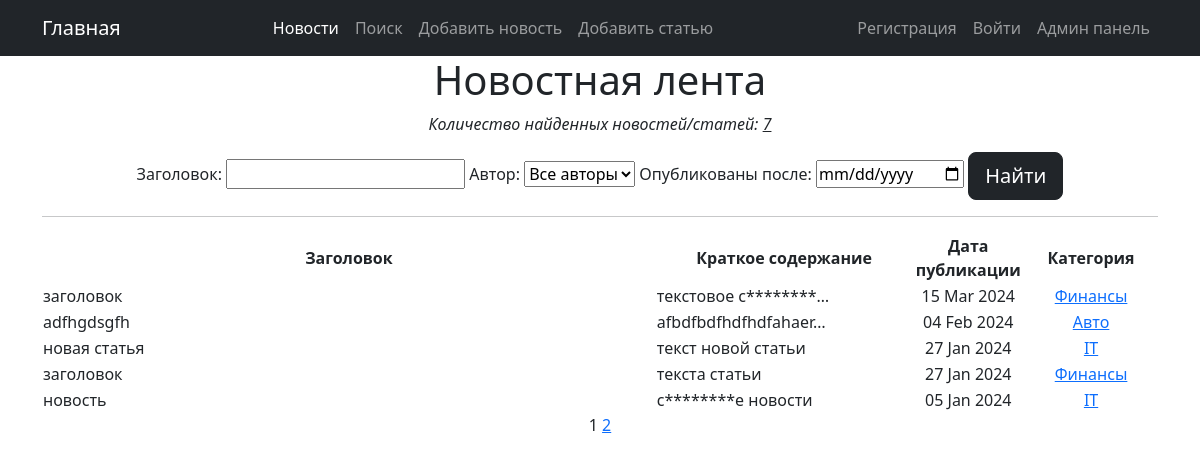
Screenshot of /article/search/ with the database file from the repository.
### news/models.py (models this page shows, shortened)
class Post(models.Model):
    author = models.ForeignKey(Author, on_delete=models.CASCADE, related_name='posts', verbose_name='Автор')
    post_type = models.CharField(max_length=2,
                                 choices=POST_TYPES,
                                 default=news,
                                 verbose_name='Тип публикации')
    datetime_post = models.DateTimeField(auto_now_add=True)
    category = models.ManyToManyField(Category, through='PostCategory', related_name='posts_categories')
    title = models.CharField(max_length=200, verbose_name='Заголовок')
    text = models.TextField(verbose_name='Текст')
    rating = models.IntegerField(default=0, verbose_name='Рейтинг публикации')

class Category(models.Model):
    name = models.CharField(max_length=100, unique=True, verbose_name='Название')
    subscribers = models.ManyToManyField(User, blank=True, related_name='categories', verbose_name='Подписчики')
    def __str__(self):
        return self.name

### news/views.py (the view)
# urls.py: path('search/', PostsSearchList.as_view(), name='post_search'),
class PostsSearchList(ListView):
    model = Post
    ordering = '-datetime_post'
    template_name = 'news/search.html'
    context_object_name = 'news'
    paginate_by = 5
    def get_queryset(self):
        queryset = super().get_queryset()
        self.filterset = PostFilter(self.request.GET, queryset)
        return self.filterset.qs
    def get_context_data(self, **kwargs):
        context = super().get_context_data(**kwargs)
        context['filter'] = self.filterset
        return context

### news/models.py (called while the page is built)
    def __str__(self):
        return self.user.username

### news/templatetags/custom_filters.py (called while the page is built)
def clear_str(word: str) -> str:
    new_word = map(lambda x: x if x not in punctuation else "", word)
    result = ''.join(new_word)
    return result.lower()

@register.filter()
def censor(text_in):
    words_list = text_in.split()
    if isinstance(text_in, str):
        for word in words_list:
            if clear_str(word) in censor_list:
                text_in = text_in.replace(word[1:], '*' * (len(word) - 2) + word[-1])
    return text_in

### news/templatetags/custom_tags.py (called while the page is built)
@register.simple_tag(takes_context=True)
def url_replace(context, **kwargs):
    d = context['request'].GET.copy()
    for k, v in kwargs.items():
        d[k] = v
    return d.urlencode()

### templates/news/search.html (shortened to what this page needs)
{% extends 'flatpages/default.html' %}
{% load custom_filters %}
{% block content %}
    <h1>Новостная лента</h1>
    {% if news %}
        <p><i>Количество найденных новостей/статей: <u>{{ page_obj.paginator.count }}</u></i></p>
        <form method="GET">
            {{ filter.form.as_table }}
            <input class="btn btn-lg btn-dark" type="submit" value="Найти">
        </form>
        <hr>
        <table width="100%">
            <tr align="center">
                <th>Заголовок</th>
                <th>Краткое содержание</th>
                <th>Дата публикации</th>
                <th>Категория</th>
            </tr>
            {% for post in news %}
            <tr class="{% cycle 'green' 'white' %}">
                <td align="left" width="55%">
                    {% if post.post_type == "NE" %}
                        <a class="nav-link" href="/news/{{ post.id }}">{{ post.title|censor }}</a>
                    {% else %}
                        <a class="nav-link" href="/article/{{ post.id }}">{{ post.title|censor }}</a>
                    {% endif %}
                </td>
                <td align="left" width="23%">{{ post.text|censor|truncatechars:20 }}</td>
                <td align="center" width="10%">{{ post.datetime_post|date:'d M Y' }}</td>
                <td width="12%">
                    {% for category in post.category.all %}
                        <a href="{% url 'category_list' category.id %}">{{ category }}</a>
                    {% endfor %}
                </td>
             </tr>
            {% endfor %}
        </table>
    {% else %}
        <h2>Публикаций нет!</h2>
    {% endif %}
{% include "flatpages/paginate.html" %}
{% endblock content %}

### rows the page displays
Post: title|censor "заголовок", text|censor "текстовое с********…", datetime_post "15 Mar 2024"
Category: name "Финансы"
Post: title|censor "adfhgdsgfh", text|censor "afbdfbdfhdfhdfahaer…", datetime_post "04 Feb 2024"
Category: name "Авто"
Post: title|censor "новая статья", text|censor "текст новой статьи", datetime_post "27 Jan 2024"
Category: name "IT"
Post: title|censor "заголовок", text|censor "текста статьи", datetime_post "27 Jan 2024"
Post: title|censor "новость", text|censor "с********е новости", datetime_post "05 Jan 2024"

### other values shown
{{ page_obj.paginator.count }} "7"
{{ page_obj.number }} "1"
{{ page_obj.next_page_number }} "2"
